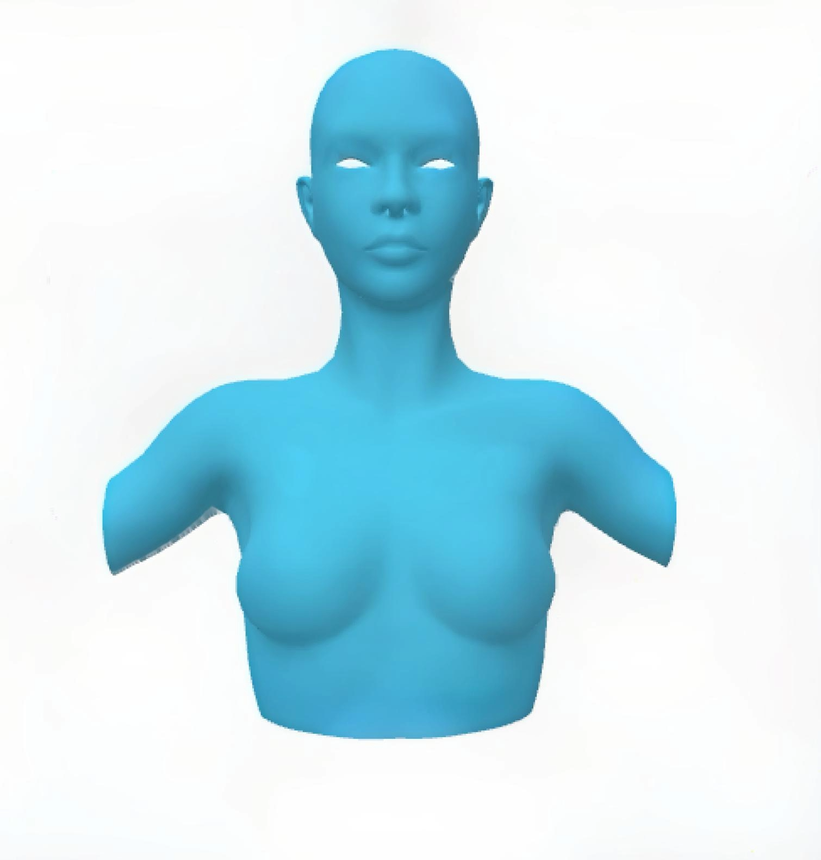
#> input picture torso_code/torso.png, 821 x 860 px, shrunk from 1510 x 1582 before the run
$ python torso.py
#> lines starting #> are read from the running program, lines starting #| are printed output that depends on the picture
from PIL import Image, ImageDraw, ImageFont

def draw_grid(draw, image_size, grid_size, line_color, label_color):
    img_width, img_height = image_size
    # Adjust these values to change the size of the grid
    padding_left = img_width * 0.29  # Padding for the left side
    padding_right = img_width * 0.32  # Padding for the right side
    padding_y_top = img_height * 0.58  # Increase padding to move the grid down
    padding_y_bottom = img_height * 0.245  # Increase padding to move the grid up
    cell_width = (img_width - padding_left - padding_right) / grid_size[0]
    cell_height = (img_height - padding_y_top - padding_y_bottom) / grid_size[1]

    font = ImageFont.truetype("arial.ttf", 20)  # Increase font size

    # Draw vertical lines and column labels
    for i, x in enumerate(range(int(padding_left), int(img_width - padding_right), int(cell_width))):
        draw.line([(x, padding_y_top), (x, img_height - padding_y_bottom)], fill=line_color)
        if i < grid_size[0]:
            label = chr(65 + i)  # Convert 0 -> A, 1 -> B, etc.
            draw.text((x + cell_width // 2, padding_y_top - cell_height // 2), label, fill=label_color, font=font, anchor="mm")

    # Draw horizontal lines and row labels
    for j, y in enumerate(range(int(padding_y_top), int(img_height - padding_y_bottom), int(cell_height))):
        draw.line([(padding_left, y), (img_width - padding_right, y)], fill=line_color)
        if j < grid_size[1]:
            label = str(j + 1)
            draw.text((padding_left - cell_width // 2, y + cell_height // 2), label, fill=label_color, font=font, anchor="mm")

    return cell_width, cell_height, padding_left, padding_y_top

def plot_lesions(draw, lesions, cell_size, grid_size, lesion_color):
    columns = "ABCDEFGH"
    rows = "1234"
    cell_width, cell_height, padding_left, padding_y_top = cell_size

    font = ImageFont.truetype("arial.ttf", 30)  # Increase font size for 'X'

    for lesion in lesions:
        column, row = lesion[0], lesion[1]
        x = padding_left + columns.index(column) * cell_width
        y = padding_y_top + (int(row) - 1) * cell_height
        draw.text((x + cell_width // 2, y + cell_height // 2), "X", fill=lesion_color, font=font, anchor="mm")

def main():
    # Load torso image
    torso_image = Image.open("torso.png")  # Replace with your torso image file path
#> torso_image is the input picture: PIL image 821x860 RGBA; mean R, G, B, A 203, 231, 239.6, 255
    draw = ImageDraw.Draw(torso_image)

    # Grid settings
    grid_size = (8, 4)
    line_color = "blue"
    label_color = "black"
    lesion_color = "red"
    lesions = [("B", "2"), ("D", "3"), ("H", "1")]  # Example lesions, replace with actual data

    # Draw grid with labels
    cell_size = draw_grid(draw, torso_image.size, grid_size, line_color, label_color)
#> cell_size = (40.02, 37.63, 238.1, 498.8)

    # Plot lesions
    plot_lesions(draw, lesions, cell_size, grid_size, lesion_color)
#> in plot_lesions, `cell_width, cell_height, padding_left, padding_y_top = cell_size`: cell_width = 40.02; cell_height = 37.63; padding_left = 238.1; padding_y_top = 498.8
#> the loop in plot_lesions, `for lesion in lesions:` made 3 passes
#> (x, y) on passes 1 to 3: (278.1, 536.4), (358.2, 574), (518.3, 498.8)

    # Save the result
    torso_image.save("torso_with_lesions.png")
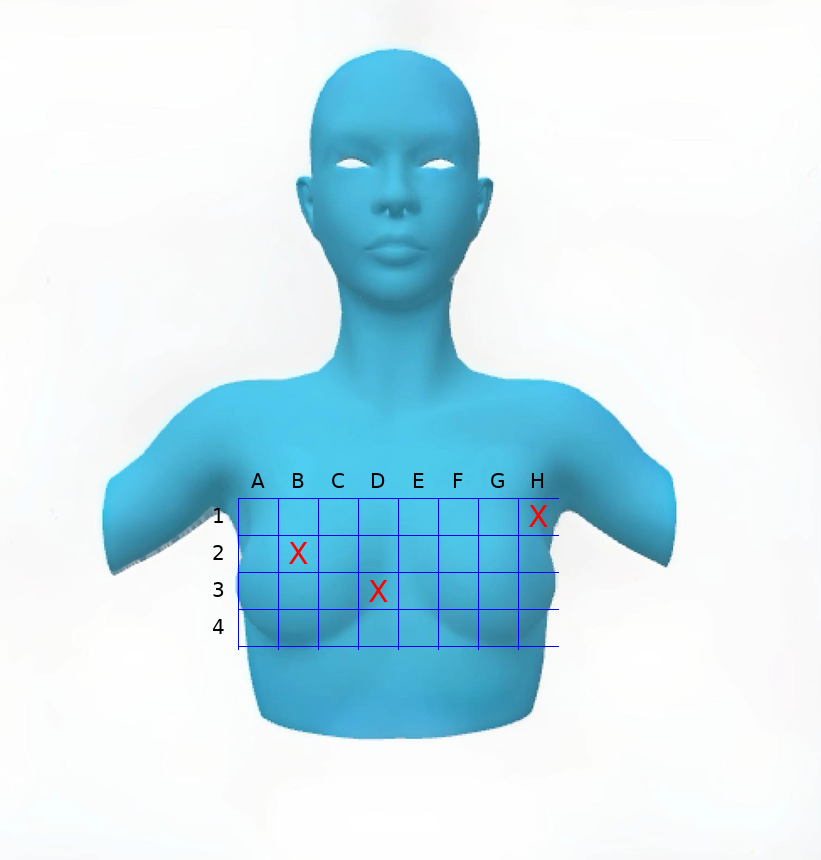
#> saved as torso_with_lesions.png: PIL image 821x860 RGBA; mean R, G, B, A 202.7, 230, 239.4, 255
    torso_image.show()

if __name__ == "__main__":
    main()
